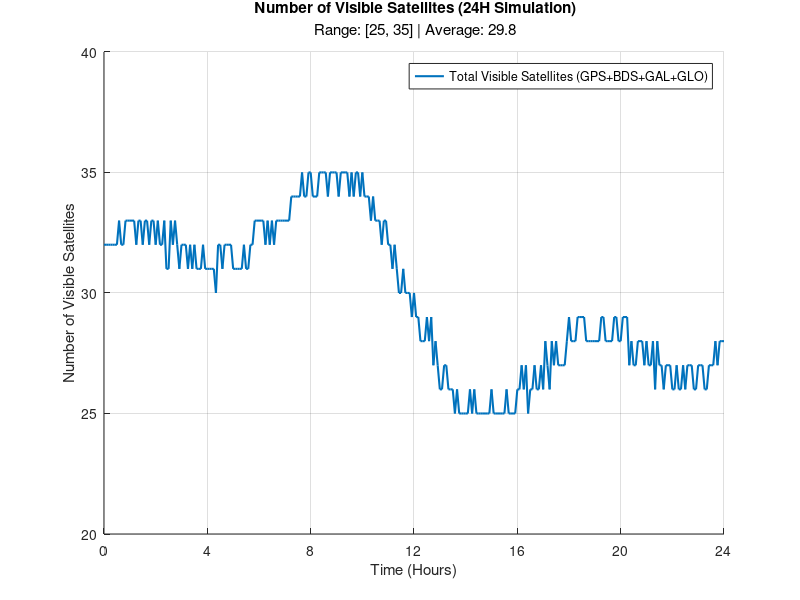

Source code (MATLAB):
% =========================================================================
% simulate_satellite_visibility.m
% 功能: 模拟绘制一天中可见卫星数量的变化曲线
% 核心逻辑:
%   1. 生成 0-24 小时的时间轴。
%   2. 使用正弦波叠加随机噪声模拟卫星数量的缓变特性。
%   3. 将数值约束在 [25, 35] 区间内并取整。
%   4. 绘制曲线 (使用默认蓝色)。
% =========================================================================

%% 1. 参数设置
clear; clc;

% 模拟参数
sim_duration_hours = 24;        % 模拟时长 (小时)
time_step_min = 5;              % 时间步长 (分钟)
min_sats = 25;                  % 最小卫星数 (基准下界)
max_sats = 35;                  % 最大卫星数 (基准上界)

%% 2. 生成模拟数据
% 创建时间轴 (单位: 小时)
t_hours = 0 : (time_step_min/60) : sim_duration_hours;
num_points = length(t_hours);

% 生成基础波动曲线 (模拟星座几何变化的周期性)
% 使用两个不同周期的正弦波叠加，制造非单调的波动感
base_wave = sin(t_hours / 3.8) + 0.6 * cos(t_hours / 1.5);

% 归一化并映射到目标区间 [min_sats, max_sats]
% 1. 将波形归一化到 [0, 1]
wave_norm = (base_wave - min(base_wave)) / (max(base_wave) - min(base_wave));

% 2. 映射到 [25, 35]
sat_counts_smooth = min_sats + wave_norm * (max_sats - min_sats);

% 3. 添加微小的随机扰动 (模拟个别卫星的进出)
noise = (rand(1, num_points) - 0.5) * 1.5; 
sat_counts_noisy = sat_counts_smooth + noise;

% 4. 取整 (卫星数量必须是整数)
sat_counts_final = round(sat_counts_noisy);

% 5. 强制边界约束 (防止噪声导致超出范围)
sat_counts_final(sat_counts_final < min_sats) = min_sats;
sat_counts_final(sat_counts_final > max_sats) = max_sats;

%% 3. 绘图 (Visualization)
f = figure('Name', 'Simulated Satellite Visibility', 'Color', 'w');
ax = axes('Parent', f);
hold(ax, 'on'); 
grid(ax, 'on');

% --- 绘制曲线 ---
% 严格遵守要求: 不指定颜色，使用Matlab默认蓝色
plot(t_hours, sat_counts_final, 'LineWidth', 1.5);

% --- 坐标轴设置 ---
xlabel('Time (Hours)');
ylabel('Number of Visible Satellites');
xlim([0, 24]);
ylim([20, 40]); % Y轴范围稍微留白，好看一点
set(ax, 'XTick', 0:4:24); % X轴每4小时一个刻度

% --- 统计信息与标题 ---
curr_max = max(sat_counts_final);
curr_min = min(sat_counts_final);
curr_avg = mean(sat_counts_final);

title_str = {
    '\bf Number of Visible Satellites (24H Simulation)',
    sprintf('\\rm Range: [%d, %d] | Average: %.1f', curr_min, curr_max, curr_avg)
};
title(title_str);

% 添加图例 (可选)
legend('Total Visible Satellites (GPS+BDS+GAL+GLO)', 'Location', 'best');

fprintf('✅ 模拟完成。平均卫星数: %.1f\n', curr_avg);